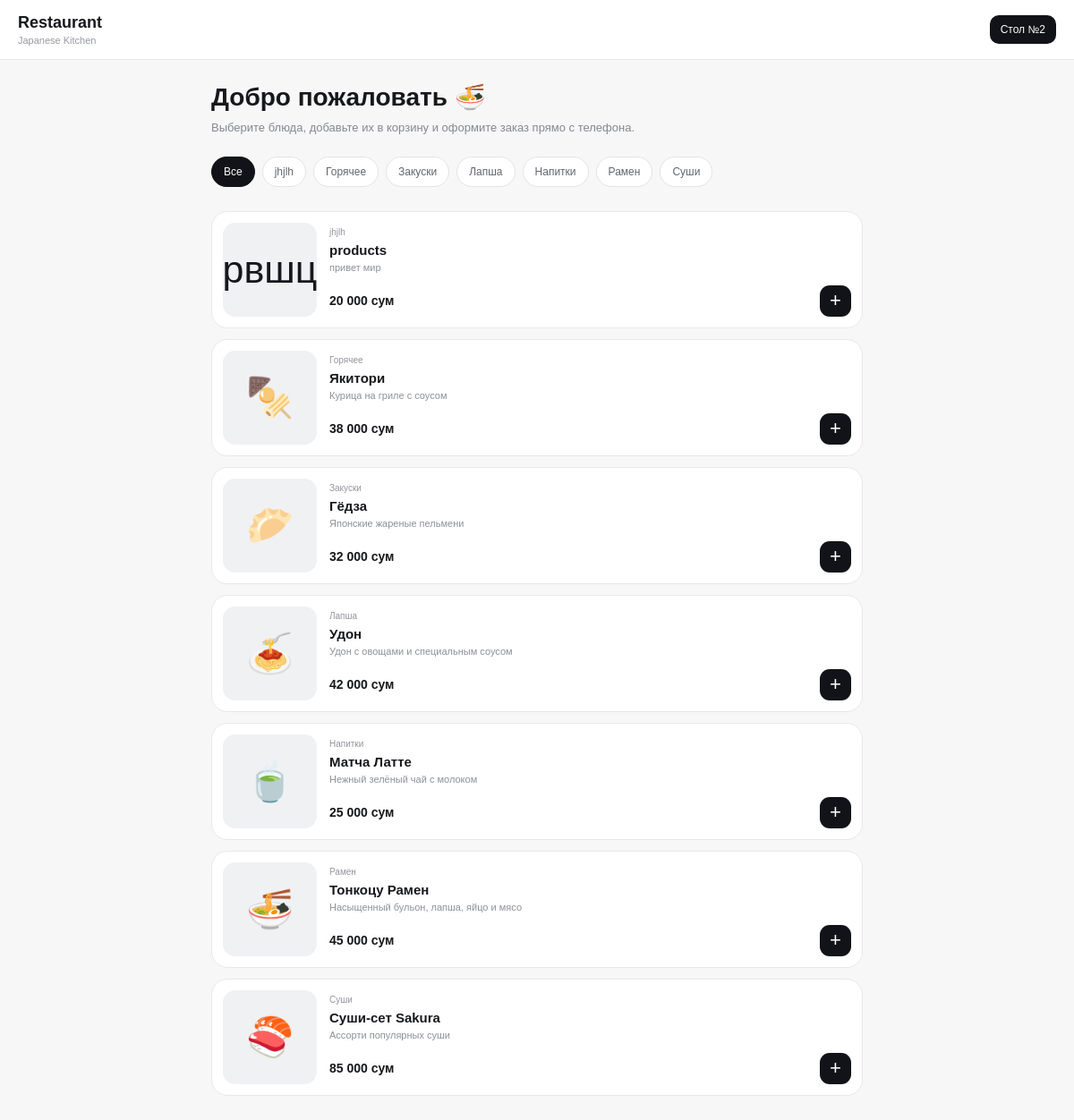
The app's page /guest/2 with its own data.
### tables this page shows
CREATE TABLE menu_items (
            id INTEGER PRIMARY KEY AUTOINCREMENT,
            name TEXT NOT NULL,
            category TEXT NOT NULL,
            description TEXT,
            price INTEGER NOT NULL,
            emoji TEXT DEFAULT '🍽️',
            available INTEGER NOT NULL DEFAULT 1,
            created_at TEXT NOT NULL
        );

### app.py (the view)
@app.route("/guest/<int:table_id>")
def guest_order(table_id):
    menu = get_all_menu(include_unavailable=False)
    categories = sorted(
        list(
            set(
                item["category"]
                for item in menu
            )
        )
    )
    return render_template(
        "guest.html",
        table_id=table_id,
        menu=menu,
        categories=categories
    )

### app.py (called while the page is built)
def get_db():
    connection = sqlite3.connect(DATABASE)
    connection.row_factory = sqlite3.Row
    return connection

def get_all_menu(include_unavailable=True):
    connection = get_db()
    if include_unavailable:
        items = connection.execute("""
            SELECT *
            FROM menu_items
            ORDER BY category, name
        """).fetchall()
    else:
        items = connection.execute("""
            SELECT *
            FROM menu_items
            WHERE available = 1
            ORDER BY category, name
        """).fetchall()
    connection.close()
    return items

### templates/guest.html (shortened to what this page needs)
<!DOCTYPE html>
<html lang="ru">
<head>
    <link rel="stylesheet"
          href="{{ url_for('static', filename='guest.css') }}">
</head>
<body>
<header class="guest-header">
    <div>
        <div class="restaurant-name">
            Restaurant
        </div>
        <div class="restaurant-subtitle">
            Japanese Kitchen
        </div>
    </div>
    <div class="table-badge">
        Стол №{{ table_id }}
    </div>
</header>
<main class="guest-main">
    <section class="guest-welcome">
        <h1>
            Добро пожаловать 🍜
        </h1>
        <p>
            Выберите блюда, добавьте их в корзину
            и оформите заказ прямо с телефона.
        </p>
    </section>
    <div class="category-scroll">
        <button class="category-button active"
                onclick="filterCategory('Все')">
            Все
        </button>
        {% for category in categories %}
            <button class="category-button"
                    onclick="filterCategory('{{ category }}')">
                {{ category }}
            </button>
        {% endfor %}
    </div>
    <section class="guest-menu">
        {% for item in menu %}
        <article class="guest-food"
                 data-category="{{ item.category }}">
            <div class="guest-food-image">
                {{ item.emoji }}
            </div>
            <div class="guest-food-info">
                <div>
                    <span class="food-category">
                        {{ item.category }}
                    </span>
                    <h3>
                        {{ item.name }}
                    </h3>
                    <p>
                        {{ item.description }}
                    </p>
                </div>
                <div class="food-bottom">
                    <strong>
                        {{ "{:,}".format(item.price).replace(",", " ") }}
                        сум
                    </strong>
                    <button
                        class="add-food-button"
                        onclick="addToCart(
                            {{ item.id }},
                            '{{ item.name }}',
                            {{ item.price }}
                        )">
                        +
                    </button>
                </div>
            </div>
        </article>
        {% endfor %}
    </section>
</main>
</body>
</html>

### static/guest.css (style rules this page uses)
* { box-sizing: border-box; margin: 0; padding: 0; }
body { font-family: Arial, sans-serif; background: #f7f7f8; color: #17181c; }
button, input { font-family: inherit; }
.guest-header { position: sticky; top: 0; z-index: 20; background: rgba(255,255,255,.95); backdrop-filter: blur(12px); border-bottom: 1px solid #ececf0; padding: 15px 20px; display: flex; justify-content: space-between; align-items: center; }
.restaurant-name { font-size: 18px; font-weight: 800; }
.restaurant-subtitle { color: #9699a1; font-size: 11px; margin-top: 3px; }
.table-badge { background: #111318; color: white; padding: 9px 12px; border-radius: 10px; font-size: 12px; }
.guest-main { max-width: 760px; margin: auto; padding: 25px 16px 110px; }
.guest-welcome { margin-bottom: 22px; }
.guest-welcome h1 { font-size: 28px; margin-bottom: 8px; }
.guest-welcome p { color: #858891; font-size: 13px; line-height: 1.5; }
.category-scroll { display: flex; gap: 8px; overflow-x: auto; padding-bottom: 5px; margin-bottom: 22px; }
.category-button { flex-shrink: 0; border: 1px solid #e4e4e8; background: white; color: #63666e; padding: 9px 13px; border-radius: 20px; font-size: 12px; cursor: pointer; }
.category-button.active { background: #111318; color: white; border-color: #111318; }
.guest-menu { display: flex; flex-direction: column; gap: 12px; }
.guest-food { background: white; border: 1px solid #e8e8ec; border-radius: 18px; padding: 12px; display: flex; gap: 14px; }
.guest-food-image { width: 105px; min-width: 105px; height: 105px; border-radius: 14px; background: #f0f1f3; display: flex; justify-content: center; align-items: center; font-size: 43px; }
.guest-food-info { flex: 1; display: flex; flex-direction: column; justify-content: space-between; }
.food-category { color: #92959d; font-size: 10px; }
.guest-food h3 { font-size: 15px; margin-top: 4px; }
.guest-food p { color: #8d9098; font-size: 11px; line-height: 1.45; margin-top: 4px; }
.food-bottom { display: flex; justify-content: space-between; align-items: center; margin-top: 10px; }
.food-bottom strong { font-size: 14px; }
.add-food-button { width: 35px; height: 35px; border: none; border-radius: 11px; background: #111318; color: white; font-size: 22px; cursor: pointer; }

### records on screen
menu_items: category "jhjlh", emoji "рвшц", name "products", description "привет мир", price "20 000"
menu_items: category "Горячее", emoji "🍢", name "Якитори", description "Курица на гриле с соусом", price "38 000"
menu_items: category "Закуски", emoji "🥟", name "Гёдза", description "Японские жареные пельмени", price "32 000"
menu_items: category "Лапша", emoji "🍝", name "Удон", description "Удон с овощами и специальным соусом", price "42 000"
menu_items: category "Напитки", emoji "🍵", name "Матча Латте", description "Нежный зелёный чай с молоком", price "25 000"
menu_items: category "Рамен", emoji "🍜", name "Тонкоцу Рамен", description "Насыщенный бульон, лапша, яйцо и мясо", price "45 000"
menu_items: category "Суши", emoji "🍣", name "Суши-сет Sakura", description "Ассорти популярных суши", price "85 000"

### other values on screen
{{ table_id }} "2"
